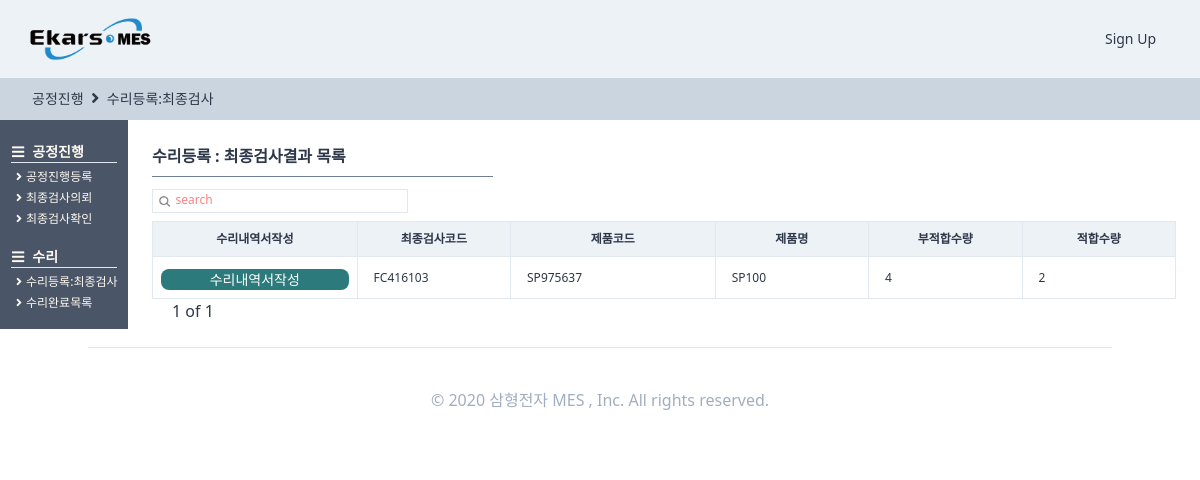
Page /producemanages/finalchecklist/ on the earlier database version.
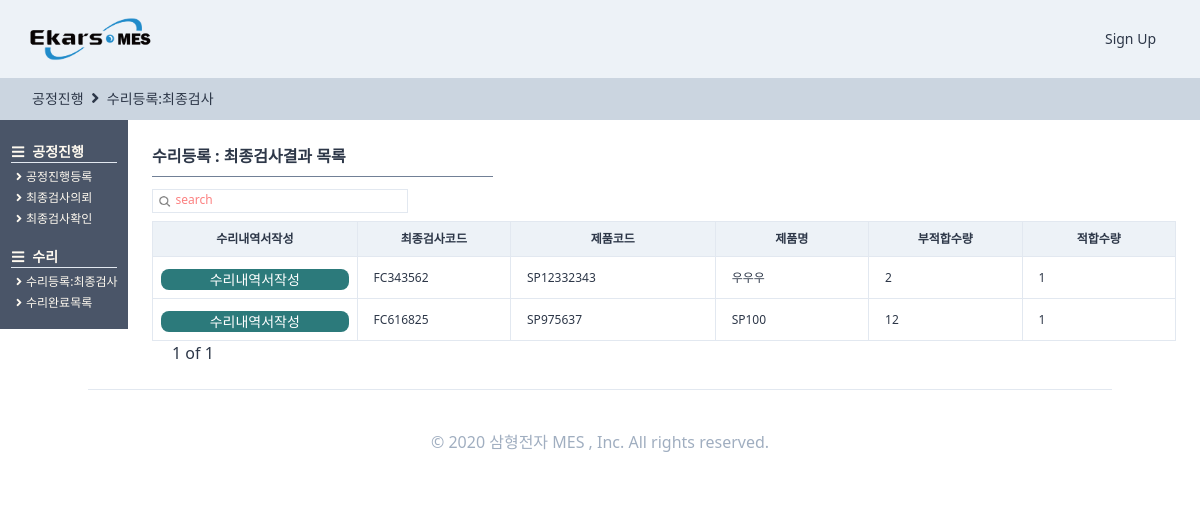
Same page on the later database version.
### qualitycontrols/models.py (models this page shows, shortened)
class FinalCheckRegister(TimeStampedModel):
    OK = "OK"
    NO = "NO"
    OKNO_CHOICES = (
        (OK, "OK"),
        (NO, "NO"),
    )
    있음 = "있음"
    없음 = "없음"
    있음없음_CHOICES = (
        (있음, "있음"),
        (없음, "없음"),
    )
    전원전압_CHOICES = (
        ("DC 24V", "DC 24V"),
        ("AC 220V", "AC 220V"),
    )
    POWERTRANS_CHOICES = (
        ("T-EPD2083-01", "T-EPD2083-01"),
        ("T-EPB2032-01", "T-EPB2032-01"),
        ("T-EPA2403-01", "T-EPA2403-01"),
        ("T-EPA2243-01", "T-EPA2243-01"),
        ("T-EPA2123-01", "T-EPA2123-01"),
        ("T-EWA2240-01", "T-EWA2240-01"),
        ("EWA2120-01", "EWA2120-01"),
        ("R-EWA2360-01", "R-EWA2360-01"),
    )
    FUSE_전_ULUSA_CHOICES = (
        ("31.8mm 1A", "31.8mm 1A"),
        ("31.8mm 2A", "31.8mm 2A"),
        ("31.8mm 3A", "31.8mm 3A"),
        ("31.8mm 4A", "31.8mm 4A"),
        ("31.8mm 5A", "31.8mm 5A"),
        ("31.8mm 10A", "31.8mm 10A"),
        ("31.8mm 15A", "31.8mm 15A"),
        ("20mm 2A", "20mm 2A"),
        ("20mm 3.15A", "20mm 3.15A"),
        ("20mm 5A", "20mm 5A"),
    )
    LABEL_인쇄물_CHOICES = (
        ("후면 좌측", "후면 좌측"),
        ("후면 우측", "후면 우측"),
        ("후면 중심", "후면 중심"),
        ("후면 우측아래", "후면 우측아래"),
        ("후면 좌측아래", "후면 좌측아래"),
    )
    수리비_CHOICES = (
        ("무상", "무상"),
        ("유상", "유상"),
    )
    택배_CHOICES = (
        ("선불", "선불"),
        ("신용", "신용"),
        ("착불", "착불"),
    )
    최종검사코드 = models.CharField(max_length=20, null=True, blank=True,)
    최종검사의뢰 = models.OneToOneField(
        "FinalCheck", related_name="최종검사등록", on_delete=models.SET_NULL, null=True,
    )
    검시자 = models.ForeignKey(
        users_models.User, related_name="최종검사등록", on_delete=models.SET_NULL, null=True,
    )
    검시일 = models.DateField(auto_now=False, auto_now_add=False, null=True, blank=True)
    치명적불량 = models.CharField(max_length=20, null=True,)
    중불량 = models.CharField(max_length=20, null=True,)
    경불량 = models.CharField(max_length=20, null=True,)
    검사수준 = models.CharField(max_length=40, null=True,)
    샘플링방식 = models.CharField(max_length=20, null=True,)
    결점수 = models.CharField(max_length=20, null=True,)
    전원전압 = models.CharField(choices=전원전압_CHOICES, max_length=20, blank=True, null=True)
    POWERTRANS = models.CharField(
        choices=POWERTRANS_CHOICES, max_length=20, blank=True, null=True
    )
    FUSE_전_ULUSA = models.CharField(
        choices=FUSE_전_ULUSA_CHOICES, max_length=20, blank=True, null=True,
    )
    LABEL_인쇄물 = models.CharField(
        choices=LABEL_인쇄물_CHOICES, max_length=20, blank=True, null=True
    )
    기타출하위치 = models.CharField(max_length=50, null=True, blank=True,)
    내용물 = models.CharField(choices=있음없음_CHOICES, max_length=20, blank=True, null=True)
    포장검사 = models.CharField(choices=OKNO_CHOICES, max_length=20, blank=True, null=True)
    동작검사 = models.CharField(choices=OKNO_CHOICES, max_length=20, blank=True, null=True)
    내부검사 = models.CharField(choices=OKNO_CHOICES, max_length=20, blank=True, null=True)
    외관검사 = models.CharField(choices=OKNO_CHOICES, max_length=20, blank=True, null=True)
    내압검사_DC = models.CharField(
        choices=OKNO_CHOICES, max_length=20, blank=True, null=True
    )
    내압검사_AC = models.CharField(
        choices=OKNO_CHOICES, max_length=20, blank=True, null=True
    )
    내용물확인 = models.CharField(choices=OKNO_CHOICES, max_length=20, blank=True, null=True)
    가_감전압 = models.CharField(max_length=50, blank=True, null=True)
    HI_POT_내부검사 = models.CharField(max_length=50, blank=True, null=True)
    특이사항 = models.TextField(max_length=80, blank=True, null=True)
    부적합수량 = models.IntegerField(null=True)
    적합수량 = models.IntegerField(null=True)
    제품 = models.ForeignKey(
        SI_models.SingleProduct,
        related_name="최종검사등록",
        on_delete=models.SET_NULL,
        null=True,
    )
    동작이상유무 = models.CharField(max_length=100, null=True, blank=True)
    외형이상유무 = models.CharField(max_length=100, null=True, blank=True)
    수리내역 = models.CharField(max_length=100, null=True, blank=True)
    특기사항 = models.CharField(max_length=100, null=True, blank=True)
    수리자 = models.ForeignKey(
        users_models.User,
        related_name="AS총괄장수리",
        on_delete=models.SET_NULL,
        null=True,
        blank=True,
    )
    수리비 = models.CharField(choices=수리비_CHOICES, max_length=100, blank=True, null=True)
    기본요금 = models.IntegerField(null=True, blank=True)
    부품비 = models.IntegerField(null=True, blank=True)
    택배 = models.CharField(choices=택배_CHOICES, max_length=100, blank=True, null=True)
    화물 = models.CharField(max_length=100, null=True, blank=True)
    발송날짜 = models.DateField(auto_now=False, auto_now_add=False, null=True, blank=True)
    발송자 = models.ForeignKey(
        users_models.User,
        related_name="AS총괄장발송",
        on_delete=models.SET_NULL,
        null=True,
        blank=True,
    )
    입금확인 = models.DateField(auto_now=False, auto_now_add=False, null=True, blank=True)
    비고 = models.CharField(max_length=100, null=True, blank=True)
    class Meta:
        verbose_name = "최종검사결과등록"
        verbose_name_plural = "최종검사결과등록"

### StandardInformation/models.py (models this page shows, shortened)
class SingleProduct(TimeStampedModel):
    작성자 = models.ForeignKey(
        "users.User", related_name="단품제품작성자", on_delete=models.SET_NULL, null=True
    )
    작성일 = models.DateField(auto_now=True, auto_now_add=False)
    모델코드 = models.CharField(max_length=80, blank=True)
    모델명 = models.CharField(max_length=30, blank=True)
    규격 = models.CharField(max_length=80, blank=True)
    단위 = models.CharField(max_length=10, blank=True)
    단가 = models.IntegerField(null=True)
    class Meta:
        verbose_name = "단품제품"
        verbose_name_plural = "단품제품"

### producemanages/views.py (the view, shortened to what this page needs)
# urls.py: path("finalchecklist/", views.finalchecklist, name="finalchecklist"),
def finalchecklist(request):
    user = request.user
    search = request.GET.get("search")
    if search is None:
        l_order = []
        최종검사 = QC_models.FinalCheckRegister.objects.exclude(부적합수량=0).order_by(
            "-created"
        )
        for s in 최종검사:
            try:
                s.수리내역서
            except:
                l_order.append(s)
        s_bool = False
    pagediv = 7
    totalpage = int(math.ceil(len(l_order) / pagediv))
    paginator = Paginator(l_order, pagediv, orphans=0)
    page = request.GET.get("page", "1")
    l_order = paginator.get_page(page)
    nextpage = int(page) + 1
    previouspage = int(page) - 1
    notsamebool = True
    nonpage = False
    if totalpage == 0:
        nonpage = True
    if int(page) == totalpage:
        notsamebool = False
    if (search is None) or (search == ""):
        search = "search"
    return render(
        request,
        "producemanages/finalchecklist.html",
        {
            "s_order": l_order,
            "search": search,
            "page": page,
            "totalpage": totalpage,
            "notsamebool": notsamebool,
            "nextpage": nextpage,
            "previouspage": previouspage,
            "s_bool": s_bool,
            "nonpage": nonpage,
        },
    )

### templates/producemanages/finalchecklist.html (shortened to what this page needs)
{%extends "producemanages/producehome.html"%}
{%load static%}
{%block head_title%}
<i class="fas fa-angle-right text-base mx-1"></i>
<a href="{%url "producemanages:finalchecklist"%}" class="hover:font-bold">
    수리등록:최종검사
</a>
{%endblock head_title %}
{%block main_contens%}
<div class="flex flex-col">
    <div class="w-full h-full pl-32 -mt-6 font-semibold pt-12 flex flex-col">
        <div class="flex flex-col p-6 w-full ">
            <span class="border-b w-1/3 mb-3 border-gray-600 pb-2 font-semibold text-base">수리등록 : 최종검사결과 목록 </span>
            <div class="w-64 border h-6 mb-2">
                <form method="get" action="" class="w-full flex ">
                    <button class="w-4 h-4 mt-1 ml-1  rounded-xl bg-cover bg-center"
                        style="background-image:url({% static 'img/search.png' %});"></button>
                    <input name="search" placeholder={{search}}
                        class="ml-1 w-full border-none search-box text-xs font-medium placeholder-red-400 focus: outline-none" />
                </form>
            </div>
            <div class="flex ">
                <div class="flew flex-col">
                    <table class="table-fixed font-light text-xs w-full">
                        <thead>
                            <tr>
                                <th class="border bg-gray-200 px-2 py-2 w-32">수리내역서작성</th>
                                <th class="border bg-gray-200 px-4 py-2 w-24">최종검사코드</th>
                                <th class="border bg-gray-200 px-4 py-2 w-32">제품코드</th>
                                <th class="border bg-gray-200 px-4 py-2 w-24">제품명</th>
                                <th class="border bg-gray-200 px-4 py-2 w-24">부적합수량</th>
                                <th class="border bg-gray-200 px-4 py-2 w-24">적합수량</th>
                            </tr>
                        </thead>
                        <tbody>
                            {%for list in s_order%}
                            <tr>
                                <td class="border px-2 py-2 font-bold
                            text-blue-800 justify-center">
                                    <a href="{%url "producemanages:repairregister" list.pk %}">
                                        <div
                                            class="btn-link hover:bg-blue-800 bg-teal-700 hover:font-bold mt-1 mb-0  w-full">
                                            수리내역서작성
                                        </div>
                                    </a>
                                </td>
                                <td class="border px-4 py-2  hover:text-blue-700 hover:font-bold "><a
                                        href="{%url "producemanages:finalcheckdetail" list.pk %}">
                                        {{list.최종검사코드}}</a></td>
                                <td class="border px-4 py-2">{{list.제품.모델코드}}</td>
                                <td class="border px-4 py-2">{{list.제품.모델명}}</td>
                                <td class="border px-4 py-2">{{list.부적합수량}}</td>
                                <td class="border px-4 py-2">{{list.적합수량}}</td>
                            </tr>
                            {%endfor%}
                        </tbody>
                    </table>
                    {%if nonpage%}
                    {%else%}
                    <div class="flex ml-2">
                        <span class="mx-3 font-medium  text-base">{{page}} of
                            {{totalpage}}</span>
                    </div>
                    {%endif%}
                </div>
            </div>
        </div>
    </div>
</div>
{%endblock main_contens %}

Differences in the rows shown:
no longer on this page (row unchanged): FinalCheckRegister: 최종검사코드 "FC416103", 제품.모델코드 "SP975637", 제품.모델명 "SP100", 부적합수량 "4", 적합수량 "2"
added FinalCheckRegister: 최종검사코드 "FC343562", 제품.모델코드 "SP12332343", 제품.모델명 "우우우", 부적합수량 "2", 적합수량 "1"
added FinalCheckRegister: 최종검사코드 "FC616825", 제품.모델코드 "SP975637", 제품.모델명 "SP100", 부적합수량 "12", 적합수량 "1"
